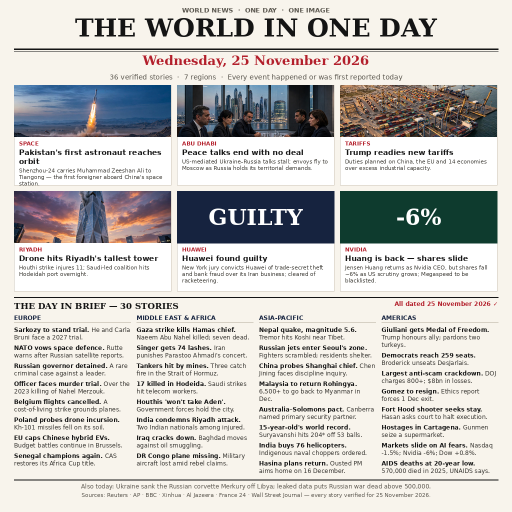
#> input picture entry.png, 1024 x 1024 px, given in place of d-space-shenzhou-0-25511c36-6cd5-4554-b89b-3021de07bb97.webp, which was not available (shown at 1/2 size)
$ python compose.py
#> lines starting #> are read from the running program, lines starting #| are printed output that depends on the picture
#!/usr/bin/env python3
"""Compose the 25 November 2026 world-news front page (1024x1024).

Reads the four illustrated leads from assets/, draws two text leads and
30 briefs from the verified story list, and writes entry.png plus a
build_note.json recording the exact headline strings drawn (so the test
suite can verify the date is present).

Run: python3 compose.py
"""
import json
from pathlib import Path

from PIL import Image, ImageDraw, ImageFont

HERE = Path(__file__).resolve().parent
ASSETS = HERE.parent / "assets"
W = H = 1024
MARGIN = 28

PAPER = (248, 244, 236)
INK = (20, 20, 20)
RED = (179, 32, 44)
NAVY = (22, 35, 63)
GREEN = (14, 59, 46)
GREY = (90, 86, 78)
RULE = (180, 172, 156)
CARD_BG = (255, 255, 255)
CARD_LINE = (205, 198, 186)

FONT_DIR = Path("/usr/share/fonts/truetype/dejavu")


def font(name, size):
    return ImageFont.truetype(str(FONT_DIR / name), size)


def serif_b(s):
    return font("DejaVuSerif-Bold.ttf", s)


def serif(s):
    return font("DejaVuSerif.ttf", s)


def sans_b(s):
    return font("DejaVuSans-Bold.ttf", s)


def sans(s):
    return font("DejaVuSans.ttf", s)


def wrap(draw, text, fnt, width):
    """Greedy word wrap returning lines fitting `width` px."""
    lines, cur = [], ""
    for word in text.split():
        trial = f"{cur} {word}".strip()
        if draw.textlength(trial, font=fnt) <= width:
            cur = trial
        else:
            if cur:
                lines.append(cur)
            cur = word
    if cur:
        lines.append(cur)
    return lines


def draw_wrapped(draw, x, y, text, fnt, width, fill, leading=None):
    lines = wrap(draw, text, fnt, width)
    lh = leading or int(fnt.size * 1.25)
    for line in lines:
        draw.text((x, y), line, font=fnt, fill=fill)
        y += lh
    return y


def wrap_brief(draw, lead, rest, col_w):
    """Wrap a brief as (bold lead, regular rest) segments per line.

    Line 1 carries the bold lead plus as much of the rest as fits beside
    it; later lines are regular text at full column width. Nothing ever
    exceeds col_w.
    """
    bold = sans_b(12)
    reg = sans(12)
    lead_w = draw.textlength(lead, font=bold)
    words = rest.split()
    lines = []
    avail = col_w - lead_w - 4
    first = []
    while words and draw.textlength(" ".join(first + [words[0]]),
                                    font=reg) <= avail:
        first.append(words.pop(0))
    lines.append((lead, " ".join(first)))
    cur = []
    for w in words:
        if draw.textlength(" ".join(cur + [w]), font=reg) <= col_w:
            cur.append(w)
        else:
            lines.append(("", " ".join(cur)))
            cur = [w]
    if cur:
        lines.append(("", " ".join(cur)))
    return lines, lead_w


def cover(im, w, h):
    """Center-crop `im` to fill w x h exactly."""
    iw, ih = im.size
    scale = max(w / iw, h / ih)
    im = im.resize((int(iw * scale + 0.5), int(ih * scale + 0.5)),
                   Image.LANCZOS)
    x = (im.width - w) // 2
    y = (im.height - h) // 2
    return im.crop((x, y, x + w, y + h))
    """Center-crop `im` to fill w x h exactly."""
    iw, ih = im.size
    scale = max(w / iw, h / ih)
    im = im.resize((int(iw * scale + 0.5), int(ih * scale + 0.5)),
                   Image.LANCZOS)
    x = (im.width - w) // 2
    y = (im.height - h) // 2
    return im.crop((x, y, x + w, y + h))


LEADS = [
    ("SPACE", "Pakistan's first astronaut reaches orbit",
     "Shenzhou-24 carries Muhammad Zeeshan Ali to Tiangong — the first "
     "foreigner aboard China's space station.",
     "media-generation-lead-space-shenzhou-0-25511c36-6cd5-4554-b89b-3021de07bb97.webp",
     None),
    ("ABU DHABI", "Peace talks end with no deal",
     "US-mediated Ukraine–Russia talks stall; envoys fly to Moscow as "
     "Russia holds its territorial demands.",
     "media-generation-lead-abu-dhabi-talks-0-5b783f80-0635-4a98-8e2e-518b5f0de472.webp",
     None),
    ("TARIFFS", "Trump readies new tariffs",
     "Duties planned on China, the EU and 14 economies over excess "
     "industrial capacity.",
     "media-generation-lead-tariffs-port-0-0504e4cc-df18-48df-8f5a-d362dc0d91e9.webp",
     None),
    ("RIYADH", "Drone hits Riyadh's tallest tower",
     "Houthi strike injures 11; Saudi-led coalition hits Hodeidah port "
     "overnight.",
     "media-generation-lead-riyadh-tower-0-a285b309-6bdd-41a6-b07a-b7b7f0e9e74a.webp",
     None),
    ("HUAWEI", "Huawei found guilty",
     "New York jury convicts Huawei of trade-secret theft and bank fraud "
     "over its Iran business; cleared of racketeering.",
     None, ("GUILTY", NAVY)),
    ("NVIDIA", "Huang is back — shares slide",
     "Jensen Huang returns as Nvidia CEO, but shares fall ~6% as US "
     "scrutiny grows; Megaspeed to be blacklisted.",
     None, ("-6%", GREEN)),
]

BRIEFS = [
    ("EUROPE", [
        ("Sarkozy to stand trial.", "He and Carla Bruni face a 2027 trial."),
        ("NATO vows space defence.", "Rutte warns after Russian satellite reports."),
        ("Russian governor detained.", "A rare criminal case against a leader."),
        ("Officer faces murder trial.", "Over the 2023 killing of Nahel Merzouk."),
        ("Belgium flights cancelled.", "A cost-of-living strike grounds planes."),
        ("Poland probes drone incursion.", "Kh-101 missiles fell on its soil."),
        ("EU caps Chinese hybrid EVs.", "Budget battles continue in Brussels."),
        ("Senegal champions again.", "CAS restores its Africa Cup title."),
    ]),
    ("MIDDLE EAST & AFRICA", [
        ("Gaza strike kills Hamas chief.", "Naeem Abu Nahel killed; seven dead."),
        ("Singer gets 74 lashes.", "Iran punishes Parastoo Ahmadi's concert."),
        ("Tankers hit by mines.", "Three catch fire in the Strait of Hormuz."),
        ("17 killed in Hodeida.", "Saudi strikes hit telecom workers."),
        ("Houthis 'won't take Aden'.", "Government forces hold the city."),
        ("India condemns Riyadh attack.", "Two Indian nationals among injured."),
        ("Iraq cracks down.", "Baghdad moves against oil smuggling."),
        ("DR Congo plane missing.", "Military aircraft lost amid rebel claims."),
    ]),
    ("ASIA-PACIFIC", [
        ("Nepal quake, magnitude 5.6.", "Tremor hits Koshi near Tibet."),
        ("Russian jets enter Seoul's zone.", "Fighters scrambled; residents shelter."),
        ("China probes Shanghai chief.", "Chen Jining faces discipline inquiry."),
        ("Malaysia to return Rohingya.", "6,500+ to go back to Myanmar in Dec."),
        ("Australia–Solomons pact.", "Canberra named primary security partner."),
        ("15-year-old's world record.", "Suryavanshi hits 204* off 53 balls."),
        ("India buys 76 helicopters.", "Indigenous naval choppers ordered."),
        ("Hasina plans return.", "Ousted PM aims home on 16 December."),
    ]),
    ("AMERICAS", [
        ("Giuliani gets Medal of Freedom.", "Trump honours ally; pardons two turkeys."),
        ("Democrats reach 259 seats.", "Broderick unseats DesJarlais."),
        ("Largest anti-scam crackdown.", "DOJ charges 800+; $8bn in losses."),
        ("Gomez to resign.", "Ethics report forces 1 Dec exit."),
        ("Fort Hood shooter seeks stay.", "Hasan asks court to halt execution."),
        ("Hostages in Cartagena.", "Gunmen seize a supermarket."),
        ("Markets slide on AI fears.", "Nasdaq -1.5%; Nvidia -6%; Dow +0.8%."),
        ("AIDS deaths at 20-year low.", "570,000 died in 2025, UNAIDS says."),
    ]),
]


def main():
    img = Image.new("RGB", (W, H), PAPER)
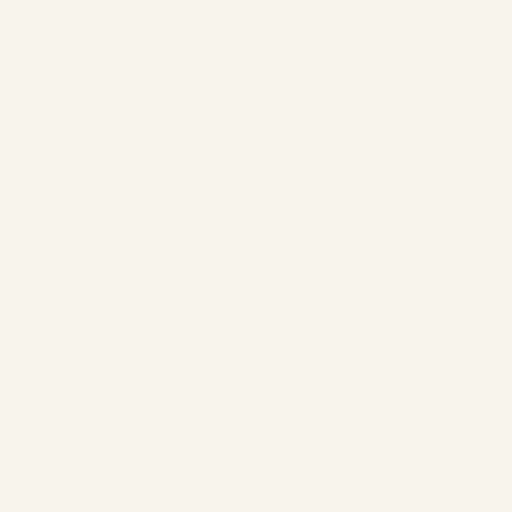
#> img: PIL image 1024x1024 RGB (shown at 1/2 size); mean R, G, B 248, 244, 236
    d = ImageDraw.Draw(img)

    # ---- Masthead ----
    y = 16
    d.text((W // 2, y), "WORLD NEWS  ·  ONE DAY  ·  ONE IMAGE",
           font=sans_b(13), fill=GREY, anchor="mt")
    y += 20
    d.text((W // 2, y), "THE WORLD IN ONE DAY",
           font=serif_b(50), fill=INK, anchor="mt")
    y += 62
    d.line([(MARGIN, y), (W - MARGIN, y)], fill=INK, width=3)
    d.line([(MARGIN, y + 5), (W - MARGIN, y + 5)], fill=INK, width=1)
    y += 12
    d.text((W // 2, y), "Wednesday, 25 November 2026",
           font=serif_b(26), fill=RED, anchor="mt")
    y += 38
    d.text((W // 2, y),
           "36 verified stories  ·  7 regions  ·  Every event happened or was "
           "first reported today",
           font=sans(14), fill=GREY, anchor="mt")
    y += 22

    # ---- Leads: 3 cols x 2 rows ----
    gap = 12
    cw = (W - 2 * MARGIN - 2 * gap) // 3
    ch = 200
    img_h = 104
    for i, (kicker, head, sub, img_file, panel) in enumerate(LEADS):
        col, row = i % 3, i // 3
        x = MARGIN + col * (cw + gap)
        yy = y + row * (ch + gap)
        d.rectangle([x, yy, x + cw, yy + ch], fill=CARD_BG,
                    outline=CARD_LINE, width=1)
        if img_file:
            lead = Image.open(ASSETS / img_file).convert("RGB")
#> lead is the input picture: PIL image 1024x1024 RGB; mean R, G, B 200.1, 198.4, 195.4
            img.paste(cover(lead, cw, img_h), (x, yy))
#> in cover, `im = im.resize((int(iw * scale + 0.5), int(ih * scale + 0.5)), Image.L..`:
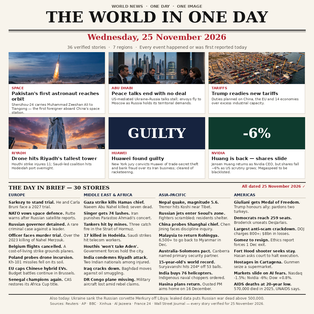
#> im: PIL image 314x314 RGB; mean R, G, B 199.6, 198.1, 195.1
#> in cover, `return im.crop((x, y, x + w, y + h))`:
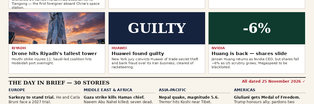
#> returned value: PIL image 314x104 RGB; mean R, G, B 185.7, 186.7, 186
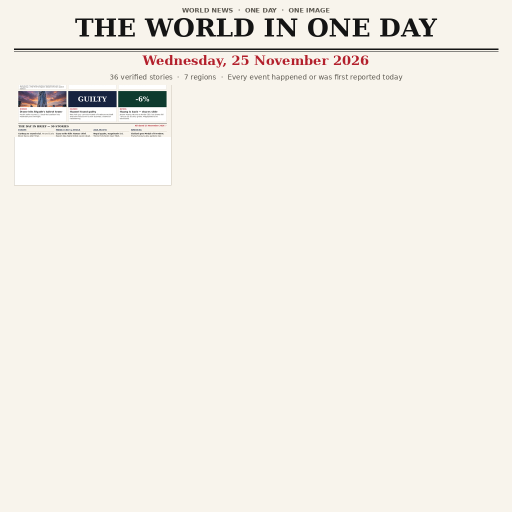
#> img: PIL image 1024x1024 RGB (shown at 1/2 size); mean R, G, B 242.6, 238.5, 231.1
            ty = yy + img_h + 6
        else:
            big, colour = panel
            d.rectangle([x, yy, x + cw, yy + img_h], fill=colour)
            d.text((x + cw // 2, yy + img_h // 2), big,
                   font=serif_b(44), fill=(255, 255, 255), anchor="mm")
            ty = yy + img_h + 6
        d.text((x + 10, ty), kicker, font=sans_b(11), fill=RED)
        ty += 16
        ty = draw_wrapped(d, x + 10, ty, head, sans_b(15), cw - 20, INK, 18)
#> ty = 332
        ty += 2
#> ty = 334
        draw_wrapped(d, x + 10, ty, sub, sans(11), cw - 20, (60, 58, 52), 13)
#> the loop in draw_wrapped (call 2), `for line in lines:` made 3 passes
#> y on passes 1 to 3: 347, 360, 373
    y += 2 * ch + gap + 12

    # ---- Briefs ----
    d.line([(MARGIN, y), (W - MARGIN, y)], fill=INK, width=2)
    y += 8
    d.text((MARGIN, y), "THE DAY IN BRIEF — 30 STORIES",
           font=serif_b(17), fill=INK)
    d.text((W - MARGIN, y), "All dated 25 November 2026 ✓",
           font=sans_b(12), fill=RED, anchor="rt")
    y += 26
    col_w = (W - 2 * MARGIN - 3 * gap) // 4
    top = y
    max_y = top
    for ci, (region, items) in enumerate(BRIEFS):
        x = MARGIN + ci * (col_w + gap)
        yy = top
        d.text((x, yy), region, font=sans_b(12), fill=NAVY)
        yy += 17
        d.line([(x, yy), (x + col_w, yy)], fill=RULE, width=1)
        yy += 7
        for lead, rest in items:
            lines, lead_w = wrap_brief(d, lead, rest, col_w)
            for bold_part, reg_part in lines:
                if bold_part:
                    d.text((x, yy), bold_part, font=sans_b(12), fill=INK)
                    if reg_part:
                        d.text((x + lead_w + 4, yy), reg_part,
                               font=sans(12), fill=(52, 50, 46))
                else:
                    d.text((x, yy), reg_part, font=sans(12),
                           fill=(52, 50, 46))
                yy += 15
            yy += 6
        max_y = max(max_y, yy)
    y = max_y + 4

    # ---- Footer ----
    d.line([(MARGIN, y), (W - MARGIN, y)], fill=INK, width=2)
    y += 8
    d.text((W // 2, y),
           "Also today: Ukraine sank the Russian corvette Merkury off Libya; "
           "leaked data puts Russian war dead above 500,000.",
           font=sans(12), fill=GREY, anchor="mt")
    y += 18
    d.text((W // 2, y),
           "Sources: Reuters · AP · BBC · Xinhua · Al Jazeera · France 24 · "
           "Wall Street Journal — every story verified for 25 November 2026.",
           font=sans(11), fill=GREY, anchor="mt")
    y += 14
    assert y <= H, f"layout overflow: content ends at y={y} > {H}"
    print(f"layout ends at y={y} (canvas {H})")

    out = HERE / "entry.png"
    img.save(out, "PNG", optimize=True)
    note = {
        "headline_text": "THE WORLD IN ONE DAY — Wednesday, 25 November 2026",
        "width": W,
        "height": H,
        "leads": 6,
        "briefs": 30,
        "stories_total": 36,
        "bytes": out.stat().st_size,
    }
    (HERE / "build_note.json").write_text(json.dumps(note, indent=2))
    print(f"wrote {out} ({note['bytes']} bytes, {W}x{H})")


if __name__ == "__main__":
#> (the run stopped early here; a loop or call above may not have finished)
